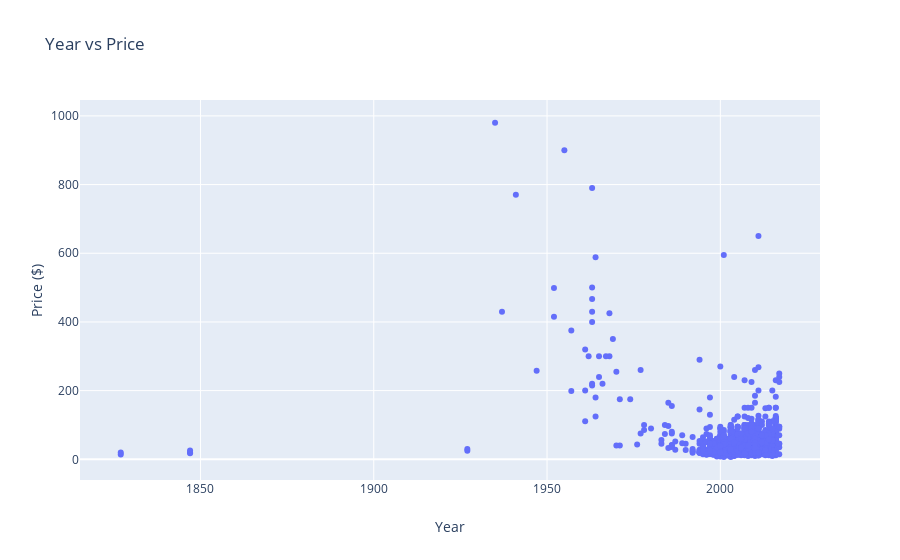

Notebook source saved alongside this figure:
### Code cell
#year vs. price
dataYrPrice = [Scatter(x=dataPort['year'], y=dataPort['wine_price'], mode = 'markers', text=dataPort['wine_country'])]
layout = Layout(title="Year vs Price")

fig = Figure(data=dataYrPrice, layout=layout)
fig.update_xaxes(title_text='Year')
fig.update_yaxes(title_text='Price ($)')

plotly.offline.iplot(fig, show_link=False)

### Figure 1 — Plotly figure (JSON) as saved in the notebook; plotly's stock layout.template omitted (floating-point values rounded to 4 significant figures; data arrays with more than 128 entries replaced by an {"elided": "..."} marker saying what was removed)
{"data": [{"mode": "markers", "text": {"elided": "2216 str values"}, "type": "scatter", "x": {"elided": "2216 int values"}, "y": {"elided": "2216 int values"}}], "layout": {"title": {"text": "Year vs Price"}, "xaxis": {"title": {"text": "Year"}}, "yaxis": {"title": {"text": "Price ($)"}}}}
